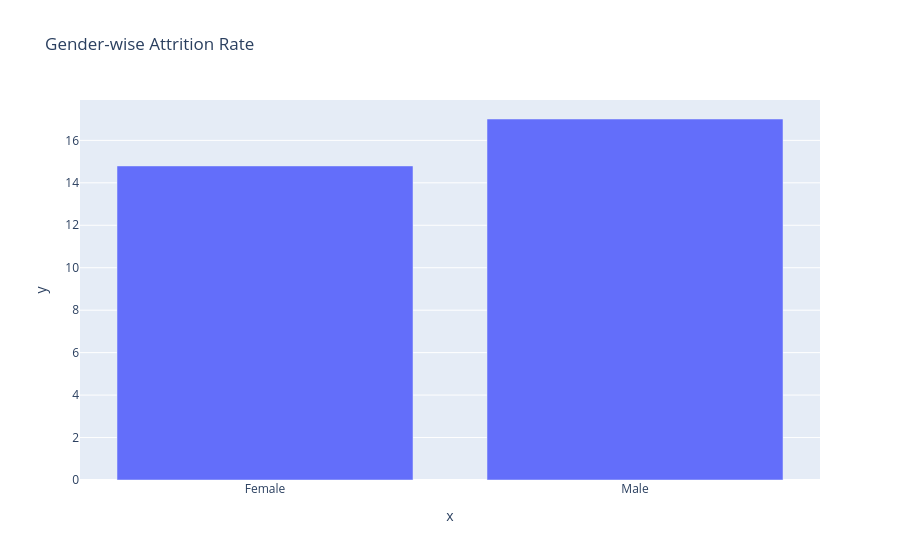

Notebook source saved alongside this figure:
### Code cell
fig = px.bar(
    x=gender_attrition.index,
    y=gender_attrition['Yes'],
    title='Gender-wise Attrition Rate'
)

fig.show()

### Figure 1 — Plotly figure (JSON) as saved in the notebook; plotly's stock layout.template omitted (floating-point values rounded to 4 significant figures)
{"data": [{"hovertemplate": "x=%{x}<br>y=%{y}<extra></extra>", "legendgroup": "", "marker": {"color": "#636efa", "pattern": {"shape": ""}}, "name": "", "orientation": "v", "showlegend": false, "textposition": "auto", "type": "bar", "x": ["Female", "Male"], "xaxis": "x", "y": [14.8, 17.01], "yaxis": "y"}], "layout": {"barmode": "relative", "legend": {"tracegroupgap": 0}, "title": {"text": "Gender-wise Attrition Rate"}, "xaxis": {"anchor": "y", "domain": [0, 1], "title": {"text": "x"}}, "yaxis": {"anchor": "x", "domain": [0, 1], "title": {"text": "y"}}}}
